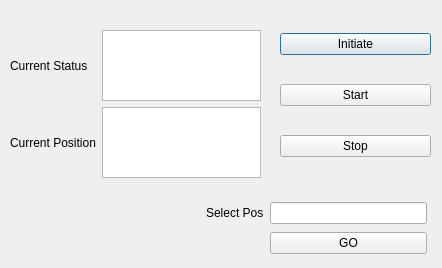
<?xml version="1.0" encoding="UTF-8"?>
<ui version="4.0">
 <class>Dialog</class>
 <widget class="QDialog" name="Dialog">
  <property name="geometry">
   <rect>
    <x>0</x>
    <y>0</y>
    <width>442</width>
    <height>268</height>
   </rect>
  </property>
  <property name="windowTitle">
   <string>Dialog</string>
  </property>
  <widget class="QWidget" name="layoutWidget">
   <property name="geometry">
    <rect>
     <x>280</x>
     <y>10</y>
     <width>151</width>
     <height>171</height>
    </rect>
   </property>
   <layout class="QGridLayout" name="gridLayout">
    <property name="horizontalSpacing">
     <number>6</number>
    </property>
    <item row="0" column="0">
     <widget class="QPushButton" name="btn_Init">
      <property name="text">
       <string>Initiate</string>
      </property>
     </widget>
    </item>
    <item row="1" column="0">
     <widget class="QPushButton" name="btn_Start">
      <property name="text">
       <string>Start</string>
      </property>
     </widget>
    </item>
    <item row="2" column="0">
     <widget class="QPushButton" name="btn_Stop">
      <property name="text">
       <string>Stop</string>
      </property>
     </widget>
    </item>
   </layout>
  </widget>
  <widget class="QWidget" name="layoutWidget">
   <property name="geometry">
    <rect>
     <x>10</x>
     <y>30</y>
     <width>251</width>
     <height>148</height>
    </rect>
   </property>
   <layout class="QGridLayout" name="gridLayout_2">
    <item row="0" column="0" colspan="2">
     <widget class="QLabel" name="label_2">
      <property name="text">
       <string>Current Status</string>
      </property>
     </widget>
    </item>
    <item row="1" column="0" colspan="2">
     <widget class="QLabel" name="label">
      <property name="text">
       <string>Current Position</string>
      </property>
     </widget>
    </item>
    <item row="1" column="2">
     <widget class="QTextBrowser" name="textBrowser"/>
    </item>
    <item row="0" column="2">
     <widget class="QTextBrowser" name="textBrowser_2"/>
    </item>
   </layout>
  </widget>
  <widget class="QWidget" name="layoutWidget">
   <property name="geometry">
    <rect>
     <x>206</x>
     <y>200</y>
     <width>221</width>
     <height>58</height>
    </rect>
   </property>
   <layout class="QGridLayout" name="gridLayout_3">
    <item row="0" column="0">
     <widget class="QLabel" name="label_3">
      <property name="text">
       <string>Select Pos</string>
      </property>
     </widget>
    </item>
    <item row="0" column="1">
     <widget class="QLineEdit" name="editPos"/>
    </item>
    <item row="1" column="1">
     <widget class="QPushButton" name="btn_Go">
      <property name="text">
       <string>GO</string>
      </property>
     </widget>
    </item>
   </layout>
  </widget>
 </widget>
 <resources/>
 <connections/>
</ui>
